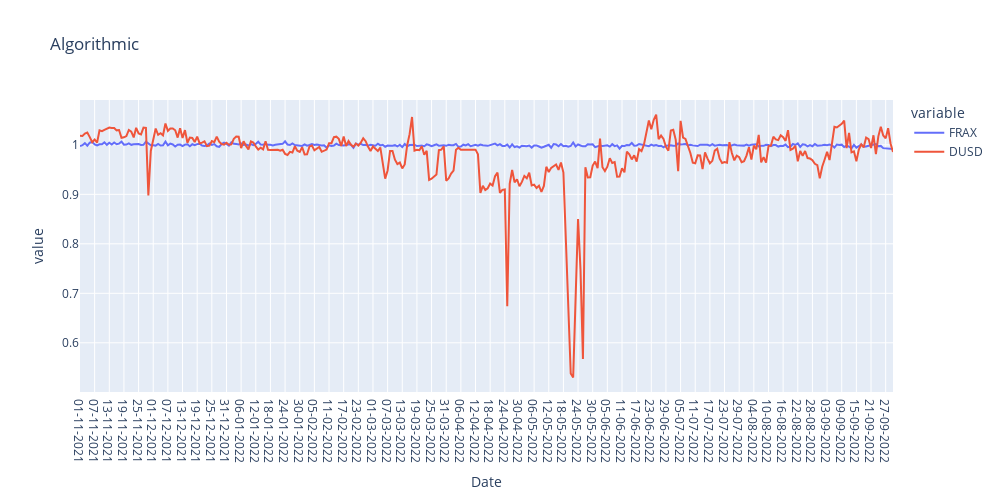

This figure's notebook cell:
### Code cell
px.line(rets[["FRAX","DUSD"]], title='Algorithmic', width=1000, height=500).show()

### Figure 1 — Plotly figure (JSON) as saved in the notebook; plotly's stock layout.template omitted (floating-point values rounded to 4 significant figures; data arrays with more than 128 entries replaced by an {"elided": "..."} marker saying what was removed)
{"data": [{"hovertemplate": "variable=FRAX<br>Date=%{x}<br>value=%{y}<extra></extra>", "legendgroup": "FRAX", "line": {"color": "#636efa", "dash": "solid"}, "marker": {"symbol": "circle"}, "mode": "lines", "name": "FRAX", "orientation": "v", "showlegend": true, "type": "scatter", "x": {"elided": "334 str values"}, "xaxis": "x", "y": {"elided": "334 float values"}, "yaxis": "y"}, {"hovertemplate": "variable=DUSD<br>Date=%{x}<br>value=%{y}<extra></extra>", "legendgroup": "DUSD", "line": {"color": "#EF553B", "dash": "solid"}, "marker": {"symbol": "circle"}, "mode": "lines", "name": "DUSD", "orientation": "v", "showlegend": true, "type": "scatter", "x": {"elided": "334 str values"}, "xaxis": "x", "y": {"elided": "334 float values"}, "yaxis": "y"}], "layout": {"height": 500, "legend": {"title": {"text": "variable"}, "tracegroupgap": 0}, "title": {"text": "Algorithmic"}, "width": 1000, "xaxis": {"anchor": "y", "domain": [0, 1], "title": {"text": "Date"}}, "yaxis": {"anchor": "x", "domain": [0, 1], "title": {"text": "value"}}}}
